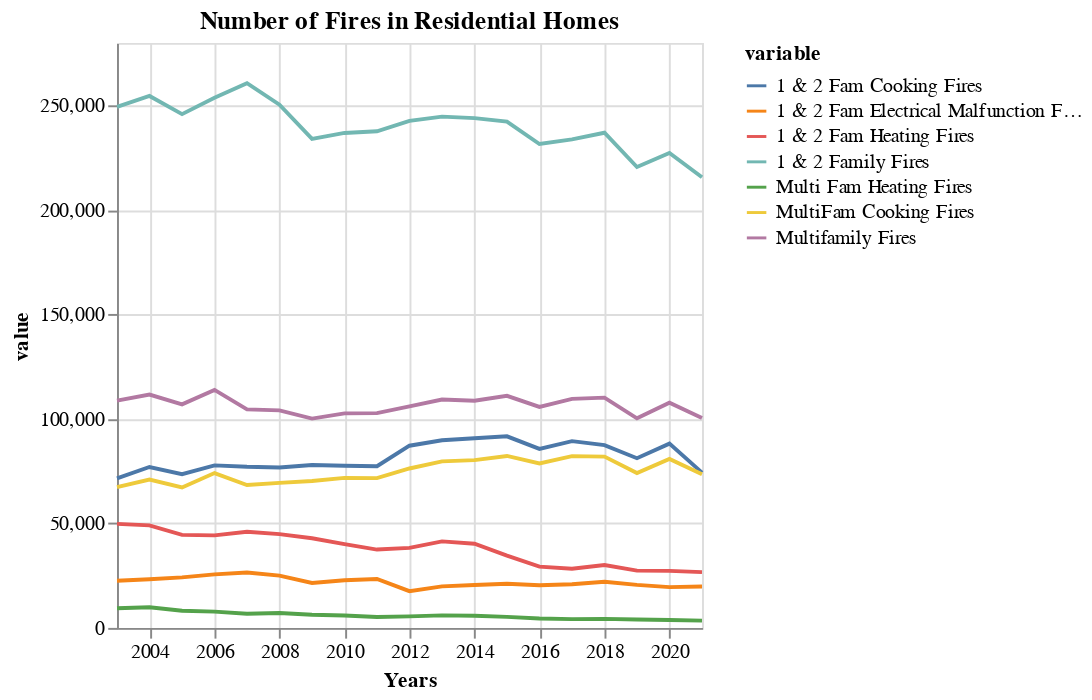

This figure's notebook cell:
### Markdown cell above
Now that all the tables are ready, I went ahead and made several types of charts.

### Code cell
allfires = total_fires.reset_index().melt('Years')
allfires = allfires.drop(allfires[allfires['variable'] == 'index'].index)
alt.Chart(allfires, title = "Number of Fires in Residential Homes").mark_line().encode(
    x='Years',
    y='value',
    color='variable')

### Figure 1 — Vega-Lite specification as saved in the notebook (floating-point values rounded to 4 significant figures; data arrays with more than 128 entries replaced by an {"elided": "..."} marker saying what was removed)
{"config": {"view": {"continuousWidth": 300, "continuousHeight": 300}}, "data": {"name": "data-d88ddbfd917eb79ded2c77e5ce852e58"}, "mark": {"type": "line"}, "encoding": {"color": {"field": "variable", "type": "nominal"}, "x": {"field": "Years", "type": "temporal"}, "y": {"field": "value", "type": "quantitative"}}, "title": "Number of Fires in Residential Homes", "$schema": "https://vega.github.io/schema/vega-lite/v5.16.3.json", "datasets": {"data-d88ddbfd917eb79ded2c77e5ce852e58": {"elided": "133 records"}}}
